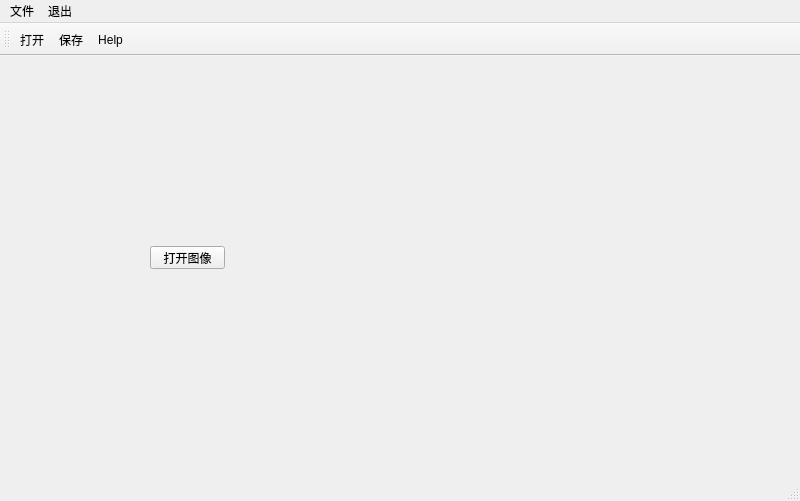
<?xml version="1.0" encoding="UTF-8"?>
<ui version="4.0">
 <class>mainWindow</class>
 <widget class="QMainWindow" name="mainWindow">
  <property name="geometry">
   <rect>
    <x>0</x>
    <y>0</y>
    <width>800</width>
    <height>501</height>
   </rect>
  </property>
  <property name="windowTitle">
   <string>测试</string>
  </property>
  <property name="iconSize">
   <size>
    <width>50</width>
    <height>50</height>
   </size>
  </property>
  <widget class="QWidget" name="centralwidget">
   <widget class="QPushButton" name="pushButton">
    <property name="geometry">
     <rect>
      <x>150</x>
      <y>190</y>
      <width>75</width>
      <height>23</height>
     </rect>
    </property>
    <property name="text">
     <string>打开图像</string>
    </property>
   </widget>
  </widget>
  <widget class="QMenuBar" name="menubar">
   <property name="geometry">
    <rect>
     <x>0</x>
     <y>0</y>
     <width>800</width>
     <height>22</height>
    </rect>
   </property>
   <widget class="QMenu" name="menu">
    <property name="title">
     <string>文件</string>
    </property>
    <addaction name="actionopen"/>
    <addaction name="actionsave"/>
   </widget>
   <widget class="QMenu" name="menu_2">
    <property name="title">
     <string>退出</string>
    </property>
   </widget>
   <addaction name="menu"/>
   <addaction name="menu_2"/>
  </widget>
  <widget class="QStatusBar" name="statusbar"/>
  <widget class="QToolBar" name="toolBar">
   <property name="windowTitle">
    <string>toolBar</string>
   </property>
   <attribute name="toolBarArea">
    <enum>TopToolBarArea</enum>
   </attribute>
   <attribute name="toolBarBreak">
    <bool>false</bool>
   </attribute>
   <addaction name="actionopen"/>
   <addaction name="actionsave"/>
   <addaction name="actionHelp"/>
  </widget>
  <action name="actionopen">
   <property name="text">
    <string>打开</string>
   </property>
  </action>
  <action name="actionsave">
   <property name="text">
    <string>保存</string>
   </property>
  </action>
  <action name="actionHelp">
   <property name="text">
    <string>Help</string>
   </property>
   <property name="toolTip">
    <string>Help</string>
   </property>
  </action>
 </widget>
 <resources/>
 <connections/>
 <slots>
  <signal>signal1()</signal>
  <slot>click_pushButton_2()</slot>
  <slot>click_pushButton_3()</slot>
  <slot>trigger_actHelp()</slot>
 </slots>
</ui>
